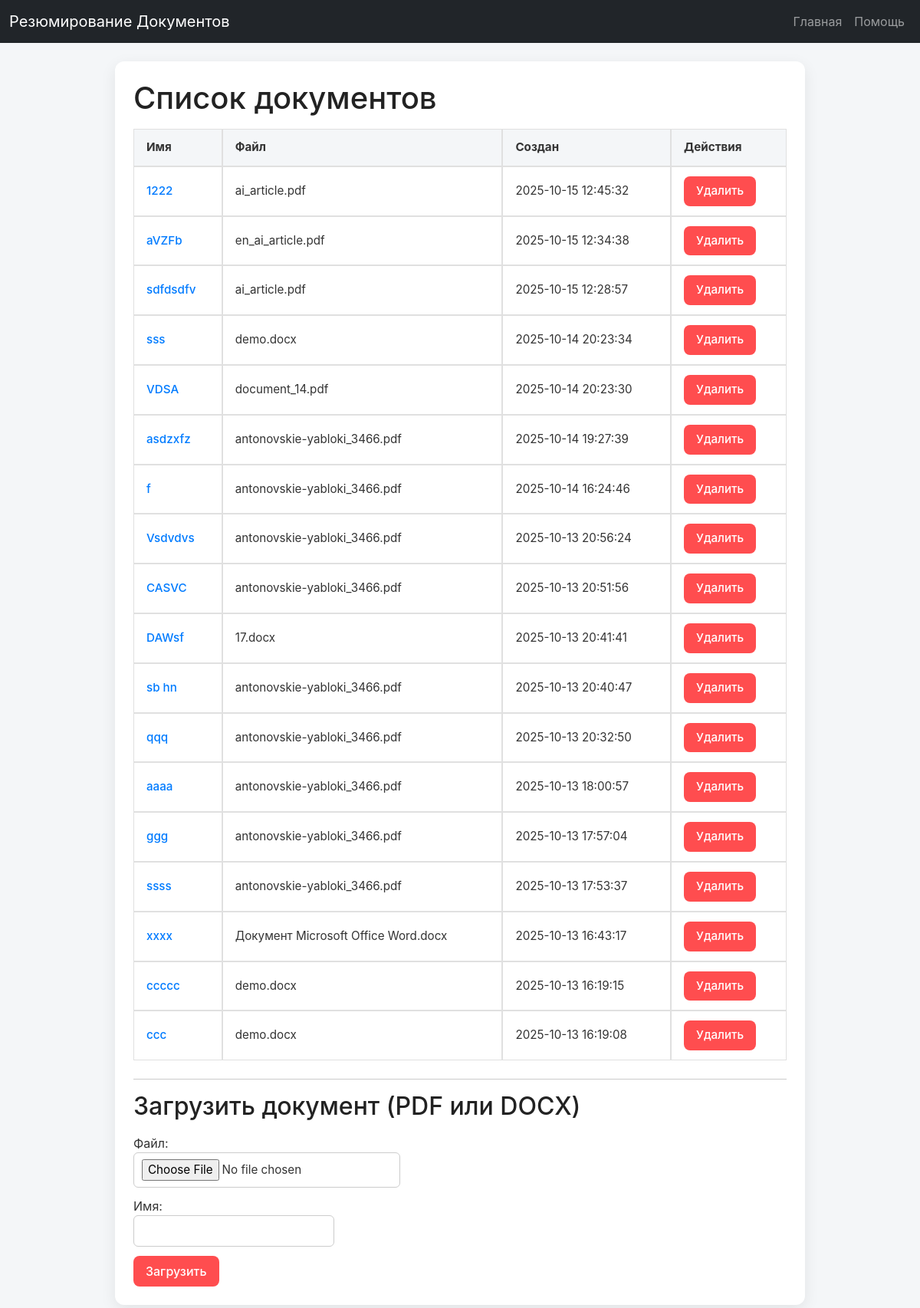
Before: / with the older database file.
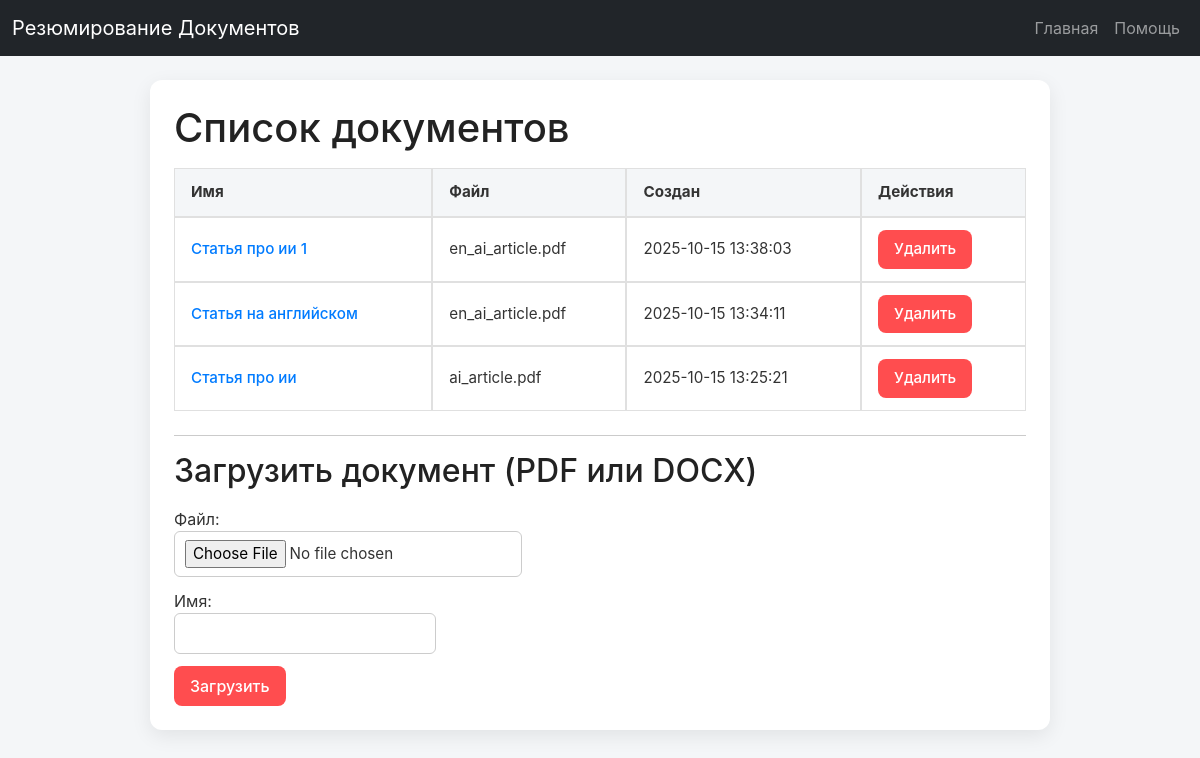
After: the same page with the newer database file.
### models.py (models this page shows)
class TextDocument(Base):
    __tablename__ = "text_documents"
    id = Column(Integer, primary_key=True, autoincrement=True)
    file_name = Column(String, nullable=False)
    name = Column(String, nullable=False, unique=True)
    original_text = Column(String, nullable=False)
    summary_json = Column(JSON, nullable=False)
    created_at = Column(DateTime(timezone=True), server_default=func.now())

### web_routes.py (the view)
@router.get("/", response_class=HTMLResponse)
async def index(request: Request, service: DocumentService = Depends(get_document_service)):
    docs = await service.list_documents_info()
    return request.app.templates.TemplateResponse(
        "index.html",
        {
            "request": request,
            "documents": docs
        }
    )

### templates/index.html (shortened to what this page needs)
{% extends "base.html" %}
{% block content %}
  <h1>Список документов</h1>
  {% if documents %}
    <table class="docs">
      <thead>
        <tr><th>Имя</th><th>Файл</th><th>Создан</th><th>Действия</th></tr>
      </thead>
      <tbody>
      {% for d in documents %}
        <tr>
          <td><a href="/documents/{{ d.id }}">{{ d.name }}</a></td>
          <td>{{ d.file_name }}</td>
          <td>{{ d.created_at or "-" }}</td>
          <td>
            <form action="/documents/{{ d.id }}/delete" method="post" style="display:inline">
              <button type="submit" onclick="return confirm('Удалить {{ d.name }}?')">Удалить</button>
            </form>
          </td>
        </tr>
      {% endfor %}
      </tbody>
    </table>
  {% else %}
    <p>Документов пока нет.</p>
  {% endif %}
  <hr/>
  <h2>Загрузить документ (PDF или DOCX)</h2>
  <form action="/documents/upload" method="post" enctype="multipart/form-data">
    <label>Файл:<br/>
      <input type="file" name="file" accept=".pdf,.docx" required>
    </label>
    <br/>
    <label>Имя:<br/>
      <input type="text" name="name" style="width: 100%" required>
    </label>
    <br/>
    <button type="submit">Загрузить</button>
  </form>
{% endblock %}

Changed rows visible on the page:
removed TextDocument: name "1222", file_name "ai_article.pdf", created_at "2025-10-15 12:45:32"
removed TextDocument: name "aVZFb", file_name "en_ai_article.pdf", created_at "2025-10-15 12:34:38"
removed TextDocument: name "sdfdsdfv", file_name "ai_article.pdf", created_at "2025-10-15 12:28:57"
removed TextDocument: name "sss", file_name "demo.docx", created_at "2025-10-14 20:23:34"
removed TextDocument: name "VDSA", file_name "document_14.pdf", created_at "2025-10-14 20:23:30"
removed TextDocument: name "asdzxfz", file_name "antonovskie-yabloki_3466.pdf", created_at "2025-10-14 19:27:39"
removed TextDocument: name "f", file_name "antonovskie-yabloki_3466.pdf", created_at "2025-10-14 16:24:46"
removed TextDocument: name "Vsdvdvs", file_name "antonovskie-yabloki_3466.pdf", created_at "2025-10-13 20:56:24"
removed TextDocument: name "CASVC", file_name "antonovskie-yabloki_3466.pdf", created_at "2025-10-13 20:51:56"
removed TextDocument: name "DAWsf", file_name "17.docx", created_at "2025-10-13 20:41:41"
removed TextDocument: name "sb hn", file_name "antonovskie-yabloki_3466.pdf", created_at "2025-10-13 20:40:47"
removed TextDocument: name "qqq", file_name "antonovskie-yabloki_3466.pdf", created_at "2025-10-13 20:32:50"
removed TextDocument: name "aaaa", file_name "antonovskie-yabloki_3466.pdf", created_at "2025-10-13 18:00:57"
removed TextDocument: name "ggg", file_name "antonovskie-yabloki_3466.pdf", created_at "2025-10-13 17:57:04"
removed TextDocument: name "ssss", file_name "antonovskie-yabloki_3466.pdf", created_at "2025-10-13 17:53:37"
removed TextDocument: name "xxxx", file_name "Документ Microsoft Office Word.docx", created_at "2025-10-13 16:43:17"
removed TextDocument: name "ccccc", file_name "demo.docx", created_at "2025-10-13 16:19:15"
removed TextDocument: name "ccc", file_name "demo.docx", created_at "2025-10-13 16:19:08"
added TextDocument: name "Статья про ии 1", file_name "en_ai_article.pdf", created_at "2025-10-15 13:38:03"
added TextDocument: name "Статья на английском", file_name "en_ai_article.pdf", created_at "2025-10-15 13:34:11"
added TextDocument: name "Статья про ии", file_name "ai_article.pdf", created_at "2025-10-15 13:25:21"
